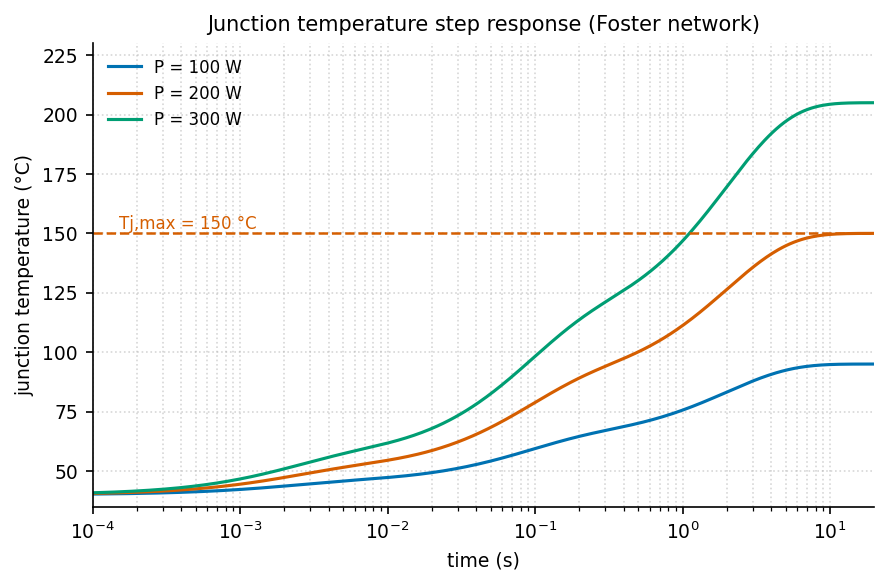

Generate this figure with Python:
"""thermal_transient: 器件结温暂态（Foster 3 阶 RC 热网络阶跃响应，多功率等级）."""
import sys, os; sys.path.insert(0, os.path.join(os.path.dirname(os.path.abspath(__file__)), '..', '..', '_utils', 'python'))
import numpy as np
import matplotlib.pyplot as plt
from theme import apply_theme
from palette import cycle

def make_figure(p_levels=None, title='Junction temperature step response (Foster network)'):
    """Foster 热网络阶跃功率响应:
    Zth(t) = sum_i R_i * (1 - exp(-t / tau_i)),  tau_i = R_i * C_i
    Tj(t)  = Ta + P * Zth(t)
    取典型 IGBT 模块结-环境 3 阶参数（含散热器）:
    R = [0.05, 0.18, 0.32] K/W（芯片/基板/散热器层），tau = [2 ms, 80 ms, 2 s]。
    稳态 Zth = sum(R) = 0.55 K/W → 200 W 时温升 110 K。
    """
    apply_theme()
    if p_levels is None:
        p_levels = [100.0, 200.0, 300.0]                    # W 阶跃功率
    ta, tj_max = 40.0, 150.0                                # 环境温度 / 最大结温 (C)
    r = np.array([0.05, 0.18, 0.32])                        # K/W
    tau = np.array([2e-3, 8e-2, 2.0])                       # s
    t = np.logspace(-4, 1.3, 400)                           # 0.1 ms ~ 20 s
    zth = np.sum(r * (1.0 - np.exp(-t[:, None] / tau)), axis=1)
    fig, ax = plt.subplots()
    for i, p in enumerate(p_levels):
        ax.semilogx(t, ta + p * zth, color=cycle(i), label=f'P = {p:g} W')
    ax.axhline(tj_max, color=cycle(1), linestyle='--', linewidth=1.2)
    ax.text(t[0] * 1.5, tj_max + 2, f'Tj,max = {tj_max:g} °C',
            fontsize=8, color=cycle(1))
    ax.set_xlabel('time (s)'); ax.set_ylabel('junction temperature (°C)')
    ax.set_title(title)
    ax.set_xlim(t[0], t[-1]); ax.set_ylim(ta - 5, ta + max(p_levels) * zth[-1] + 25)
    ax.legend(frameon=False, loc='upper left')
    ax.grid(True, which='both', linestyle=':', alpha=0.5)
    fig.tight_layout()
    return fig

if __name__ == '__main__':
    fig = make_figure(); fig.savefig(__file__.replace('.py', '.png'), dpi=150)
